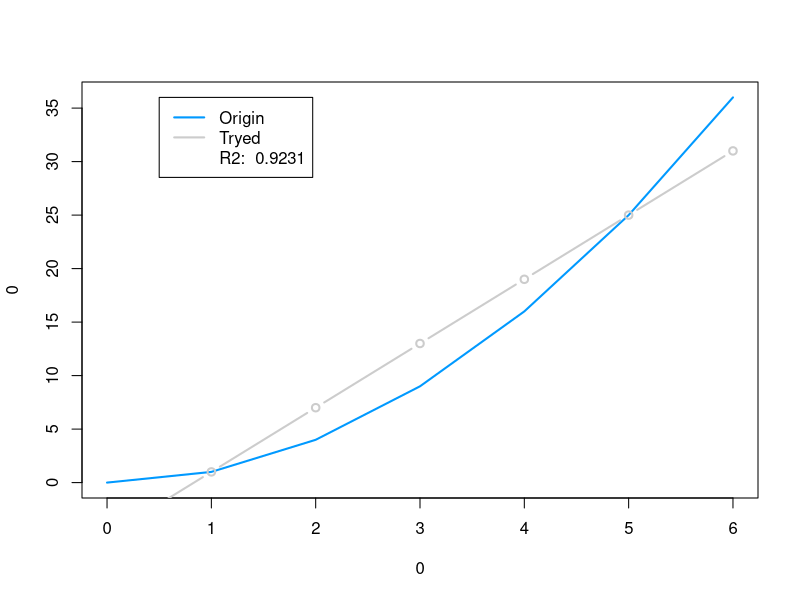

Write the R code that produced this figure.
# helper =======================================================================
map.i <- function(fn, data) {
    result <- c()
    index <- 1
    for (value in data){
        result[index] <- fn(value, index)
        index <- index + 1
    }
    return(result)
}

map <- function(fn, data) {
    result <- c()
    index <- 1
    for (value in data){
        result[index] <- fn(value)
        index <- index + 1
    }
    return(result)
}
# ==============================================================================

xs <- 0:6

# BLAU
fnOrigin <- function(x) return(x^2)
# GRAU
fnTry <- function (x) { return((6 * x) - 5) }

ys <- map(fnOrigin, xs)
ys.fn <- map(fnTry, xs)

err <- function(data) {
    data.mean = mean(data)
    serr = mapply(function(d) return(abs(d - data.mean) ^ 2), data)
    return(sum(serr))
}

ys.err = err(ys)

ys.fn.pre = map.i(function(v, i) {
    return(abs(ys[i] - v) ^ 2)
}, ys.fn)

ys.fn.err = sum(ys.fn.pre)

R2 = 1 - (ys.fn.err / ys.err)

plot(
    x=0,
    y=0,
    xlim=c(0,max(xs)),
    ylim=c(0,max(ys)),
    type="n",
  )

lines(x= xs, y=ys, col="#0099ff", lwd=2, type="l")
lines(x= xs, y=ys.fn, col="#cccccc", lwd=2, type="b")
legend(0.5, max(ys), legend=c("Origin", "Tryed", paste("R2: ", round(R2, digits=4))),
       col=c("#0099ff", "#cccccc", "#ffffff"), lty=1, lwd=2)